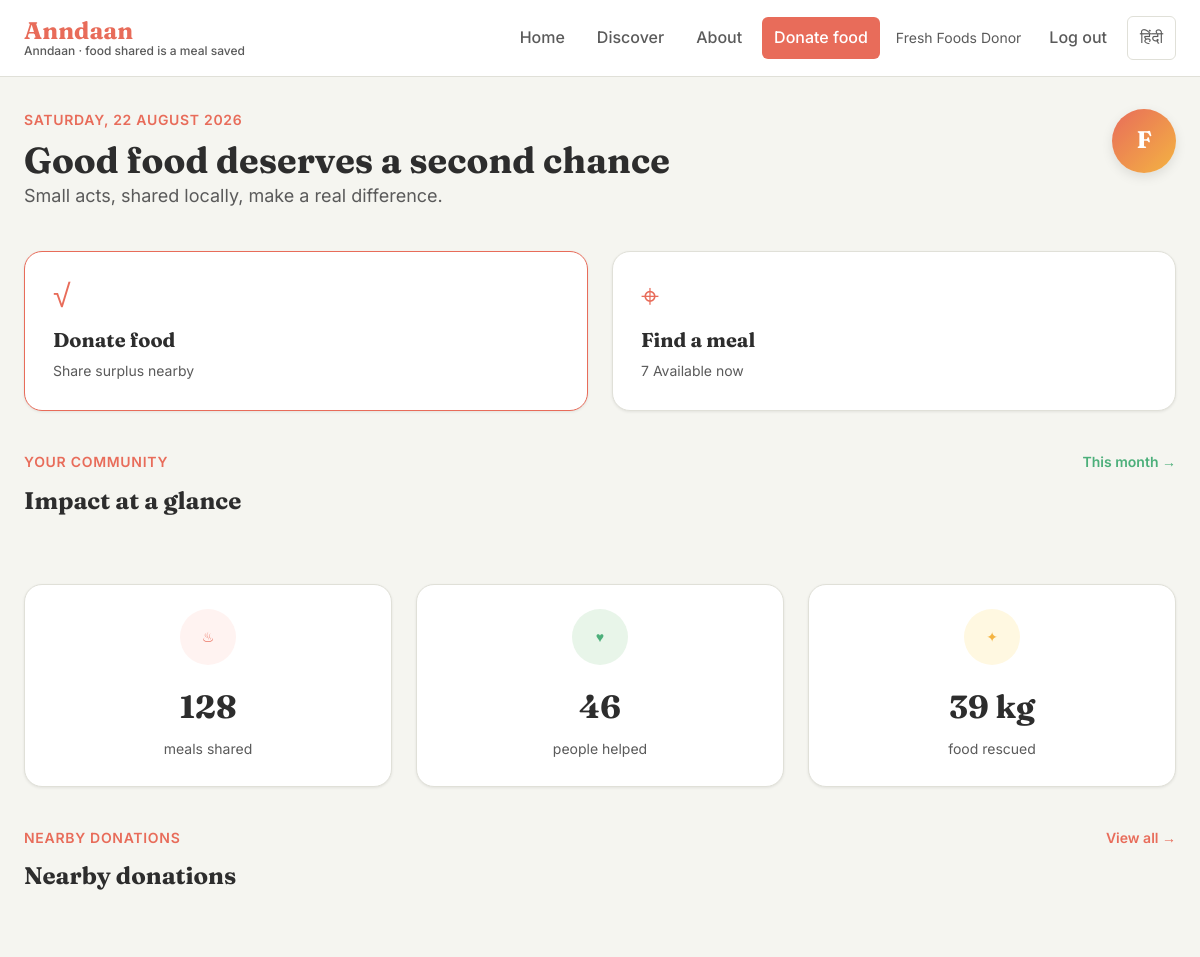
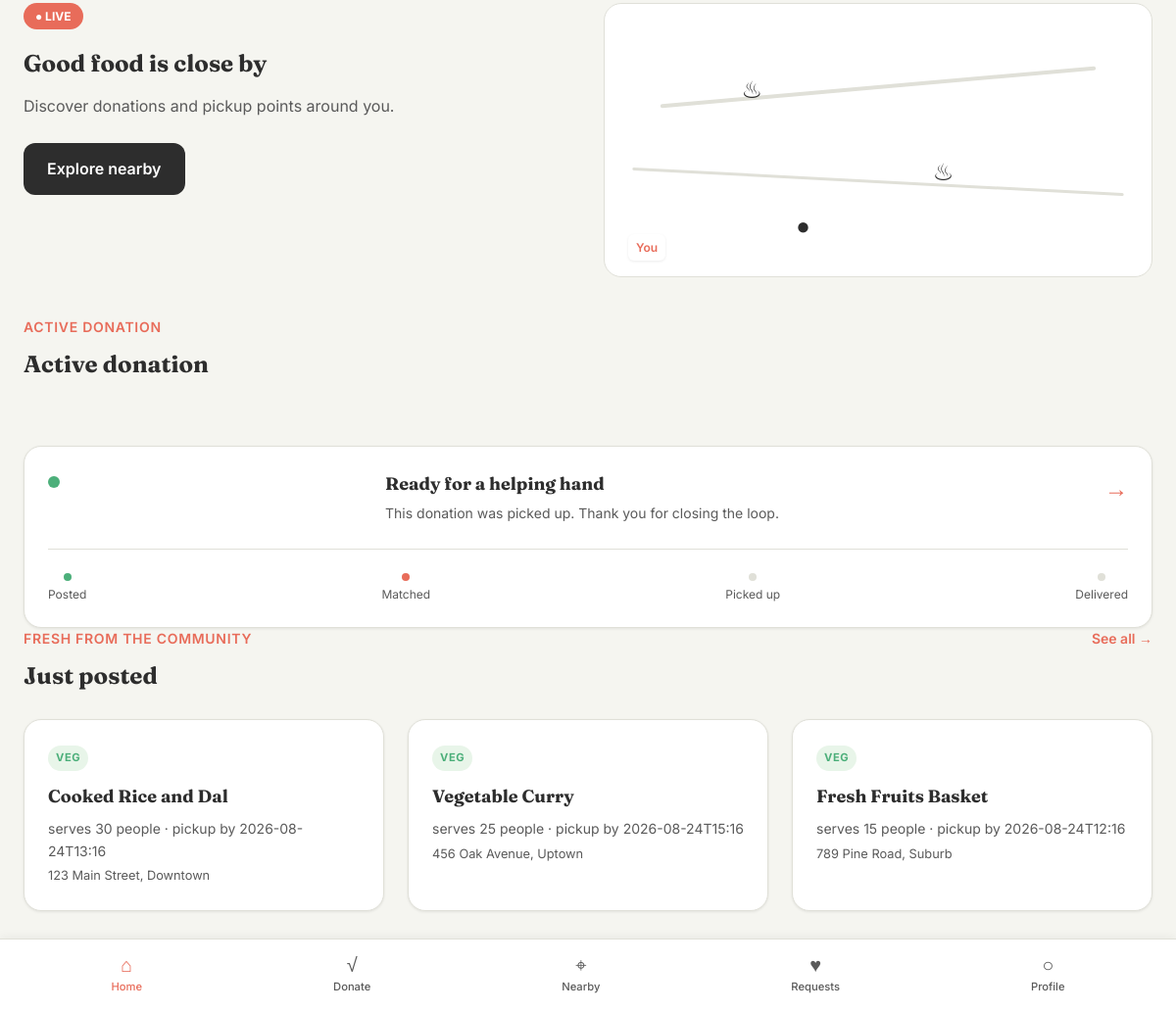
The page / (signed in) on the database its author committed (2 pictures, top to bottom).
### tables this page shows
CREATE TABLE users (
            id INTEGER PRIMARY KEY AUTOINCREMENT,
            name TEXT NOT NULL,
            phone TEXT NOT NULL,
            email TEXT NOT NULL UNIQUE,
            password_hash TEXT NOT NULL,
            role TEXT NOT NULL,               -- donor / ngo
            verified INTEGER DEFAULT 0,       -- 0 = not verified, 1 = verified NGO
            created_at TEXT NOT NULL
        );

CREATE TABLE donations (
            id INTEGER PRIMARY KEY AUTOINCREMENT,
            donor_id INTEGER NOT NULL,
            food_item TEXT NOT NULL,
            food_type TEXT NOT NULL,          -- veg / non-veg
            quantity TEXT NOT NULL,           -- e.g. "serves 20"
            pickup_address TEXT NOT NULL,
            expiry_time TEXT NOT NULL,        -- pickup-by, ISO-ish string
            notes TEXT,
            status TEXT NOT NULL DEFAULT 'available',  -- available / claimed / completed
            claimed_by_id INTEGER,
            created_at TEXT NOT NULL,
            claimed_at TEXT,
            expires_at TEXT,                  -- when donation expires
            latitude REAL,                    -- latitude coordinate
            longitude REAL,                   -- longitude coordinate
            FOREIGN KEY (donor_id) REFERENCES users (id),
            FOREIGN KEY (claimed_by_id) REFERENCES users (id)
        );

### app.py (the view)
@app.route("/")
def home():
    db = get_db()
    stats = db.execute(
        """
        SELECT
          SUM(CASE WHEN status='available' THEN 1 ELSE 0 END) AS available,
          SUM(CASE WHEN status='claimed' THEN 1 ELSE 0 END) AS claimed,
          SUM(CASE WHEN status='completed' THEN 1 ELSE 0 END) AS completed,
          SUM(CASE WHEN status='expired' THEN 1 ELSE 0 END) AS expired,
          COUNT(*) AS total
        FROM donations
        """
    ).fetchone()
    recent = db.execute(
        """
        SELECT donations.*, users.name AS donor_name
        FROM donations JOIN users ON users.id = donations.donor_id
        WHERE status='available' ORDER BY created_at DESC LIMIT 3
        """
    ).fetchall()
    return render_template("index.html", stats=stats, recent=recent)

### app.py (called while the page is built)
def get_db():
    if "db" not in g:
        g.db = sqlite3.connect(DB_PATH)
        g.db.row_factory = sqlite3.Row
    return g.db

def get_current_user():
    if "user_id" not in session:
        return None
    if "user" not in g:
        g.user = get_db().execute(
            "SELECT * FROM users WHERE id = ?", (session["user_id"],)
        ).fetchone()
    return g.user

@app.context_processor
def inject_user():
    return {"current_user": get_current_user()}

@app.before_request
def before_request():
    if 'language' not in session:
        session['language'] = 'en'

def t(key):
    lang = session.get('language', 'en')
    return translations.get(lang, translations['en']).get(key, key)

### templates/index.html (shortened to what this page needs)
{% extends "base.html" %}
{% block content %}
<section class="dashboard-wrap">
  <div class="dashboard-heading">
    <div>
      <p class="eyebrow">{{ t('eyebrow_dashboard') }}</p>
      <h1>{{ t('hero_title') }}</h1>
      <p class="hero-sub">{{ t('hero_subtitle') }}</p>
    </div>
    <div class="profile-orb">{% if current_user %}{{ current_user['name'][0]|upper }}{% else %}A{% endif %}</div>
  </div>
  <div class="action-grid">
    <a class="action-card action-card-primary" href="{{ url_for('donate') if current_user and current_user['role'] == 'donor' else url_for('register') }}"><span class="action-symbol">√</span><strong>{{ t('action_donate') }}</strong><small>{{ t('action_donate_desc') }}</small></a>
    <a class="action-card" href="{{ url_for('browse') }}"><span class="action-symbol">⌖</span><strong>{{ t('action_browse') }}</strong><small>{{ stats['available'] or 0 }} {{ t('action_browse_desc') }}</small></a>
  </div>
  <div class="section-heading"><div><p class="eyebrow">{{ t('section_community') }}</p><h2>{{ t('section_impact') }}</h2></div><span class="trend">This month →</span></div>
  <div class="impact-grid">
    <div class="impact-card"><span class="impact-icon coral">♨</span><strong>{{ (stats['completed'] or 0) * 20 + 128 }}</strong><span>{{ t('impact_meals') }}</span></div>
    <div class="impact-card"><span class="impact-icon green">♥</span><strong>{{ (stats['completed'] or 0) * 8 + 46 }}</strong><span>{{ t('impact_people') }}</span></div>
    <div class="impact-card"><span class="impact-icon gold">✦</span><strong>{{ (stats['total'] or 0) * 3 + 18 }} kg</strong><span>{{ t('impact_food') }}</span></div>
  </div>
  <div class="section-heading"><div><p class="eyebrow">{{ t('section_nearby') }}</p><h2>{{ t('section_nearby') }}</h2></div><a class="text-link" href="{{ url_for('browse') }}">View all →</a></div>
  <div class="map-panel"><div class="map-copy"><span class="map-badge">● LIVE</span><h3>{{ t('map_copy_text') }}</h3><p>{{ t('map_copy_subtext') }}</p><a class="btn btn-dark" href="{{ url_for('browse') }}">{{ t('map_explore_button') }}</a></div><div class="map-art" aria-label="Map showing nearby donation activity"><span class="map-road road-one"></span><span class="map-road road-two"></span><span class="map-pin pin-one">♨</span><span class="map-pin pin-two">♨</span><span class="map-pin pin-three">●</span><span class="map-you">You</span></div></div>
  <div class="section-heading"><div><p class="eyebrow">{{ t('section_active') }}</p><h2>{{ t('section_active') }}</h2></div></div>
  <div class="status-card"><div class="status-top"><span class="status-dot"></span><div><strong>{% if stats['claimed'] %}{{ t('status_claimed') }}{% else %}{{ t('status_ready') }}{% endif %}</strong><p>{% if stats['claimed'] %}{{ t('flash_claimer_contact').format(name='A volunteer', phone='on the way', time='now') }}{% else %}{{ t('flash_completed_note') }}{% endif %}</p></div><span class="status-arrow">→</span></div><div class="timeline"><span class="done">{{ t('timeline_posted') }}</span><span class="current">{{ t('timeline_matched') }}</span><span class="picked up">{{ t('timeline_picked') }}</span><span class="delivered">{{ t('timeline_delivered') }}</span></div></div>
</section>
{% if recent %}<section class="recent">
  <div class="section-heading"><div><p class="eyebrow">{{ t('section_recent') }}</p><h2>{{ t('header_recent') }}</h2></div><a class="text-link" href="{{ url_for('browse') }}">See all →</a></div>
  <div class="card-grid">
    {% for d in recent %}
    <a class="card" href="{{ url_for('donation_detail', donation_id=d['id']) }}">
      <span class="tag tag-{{ d['food_type'] }}">{{ t('tag_' ~ d['food_type']) }}</span>
      <h3>{{ d['food_item'] }}</h3>
      <p class="card-meta">{{ d['quantity'] }} · pickup by {{ d['expiry_time'] }}</p>
      <p class="card-loc">{{ d['pickup_address'] }}</p>
    </a>
    {% endfor %}
  </div>
</section>
{% endif %}
{% endblock %}

### templates/base.html (shortened to what this page needs)
<!doctype html>
<html lang="en">
<head>
  <link rel="stylesheet" href="{{ url_for('static', filename='style.css') }}">
</head>
<body>
  <header class="topbar">
    <a class="brand" href="{{ url_for('home') }}">
      <span class="brand-name">Anndaan</span>
      <span class="brand-tagline">{{ t('footer_text') }}</span>
    </a>
    <nav class="desktop-nav">
      <a href="{{ url_for('home') }}">{{ t('nav_home') }}</a>
      <a href="{{ url_for('browse') }}">{{ t('nav_browse') }}</a>
      <a href="{{ url_for('about') }}">{{ t('nav_about') }}</a>
      {% if current_user %}
        {% if current_user['role'] == 'donor' %}<a href="{{ url_for('donate') }}" class="nav-cta">{{ t('nav_donate') }}</a>{% endif %}
        <span class="nav-user">{{ current_user['name'] }}</span>
        <a href="{{ url_for('logout') }}">{{ t('nav_logout') }}</a>
      {% else %}
        <a href="{{ url_for('login') }}">{{ t('nav_login') }}</a>
        <a href="{{ url_for('register') }}" class="nav-cta">{{ t('nav_register') }}</a>
      {% endif %}
      <a href="{{ url_for('toggle_language') }}" class="lang-toggle">
        {% if session.language == 'hi' %}
          {{ t('language_english') }}
        {% else %}
          {{ t('language_hindi') }}
        {% endif %}
      </a>
    </nav>
  </header>
  <main>
    {% block content %}{% endblock %}
  </main>
  <nav class="bottom-nav" aria-label="Main navigation">
    <a class="bottom-link active" href="{{ url_for('home') }}"><span class="nav-icon">⌂</span><span>{{ t('bottom_nav_home') }}</span></a>
    <a class="bottom-link" href="{{ url_for('donate') if current_user and current_user['role'] == 'donor' else url_for('register') }}"><span class="nav-icon">√</span><span>{{ t('bottom_nav_donate') }}</span></a>
    <a class="bottom-link" href="{{ url_for('browse') }}"><span class="nav-icon">⌖</span><span>{{ t('bottom_nav_browse') }}</span></a>
    <a class="bottom-link" href="{{ url_for('browse') }}"><span class="nav-icon">♥</span><span>{{ t('bottom_nav_requests') }}</span></a>
    <a class="bottom-link" href="{{ url_for('login') if not current_user else url_for('logout') }}"><span class="nav-icon">○</span><span>{{ 'Profile' if current_user else 'Sign in' }}</span></a>
  </nav>
  <footer class="footer">
    <span>{{ t('footer_text') }}</span>
  </footer>
</body>
</html>

### rows shown on the page
users: name "Fresh Foods Donor", name "F"
donations: food_type "VEG", food_item "Cooked Rice and Dal", quantity "serves 30 people", expiry_time "2026-08-24T13:16", pickup_address "123 Main Street, Downtown"
donations: food_type "VEG", food_item "Vegetable Curry", quantity "serves 25 people", expiry_time "2026-08-24T15:16", pickup_address "456 Oak Avenue, Uptown"
donations: food_type "VEG", food_item "Fresh Fruits Basket", quantity "serves 15 people", expiry_time "2026-08-24T12:16", pickup_address "789 Pine Road, Suburb"

### other values the page prints
{{ t('footer_text') }} "Anndaan · food shared is a meal saved"
{{ t('nav_home') }} "Home"
{{ t('nav_browse') }} "Discover"
{{ t('nav_about') }} "About"
{{ t('nav_donate') }} "Donate food"
{{ t('nav_logout') }} "Log out"
{{ t('language_hindi') }} "हिंदी"
{{ t('eyebrow_dashboard') }} "SATURDAY, 22 AUGUST 2026"
{{ t('hero_title') }} "Good food deserves a second chance"
{{ t('hero_subtitle') }} "Small acts, shared locally, make a real difference."
{{ t('action_donate') }} "Donate food"
{{ t('action_donate_desc') }} "Share surplus nearby"
{{ t('action_browse') }} "Find a meal"
{{ stats['available'] or 0 }} "7"
{{ t('action_browse_desc') }} "Available now"
